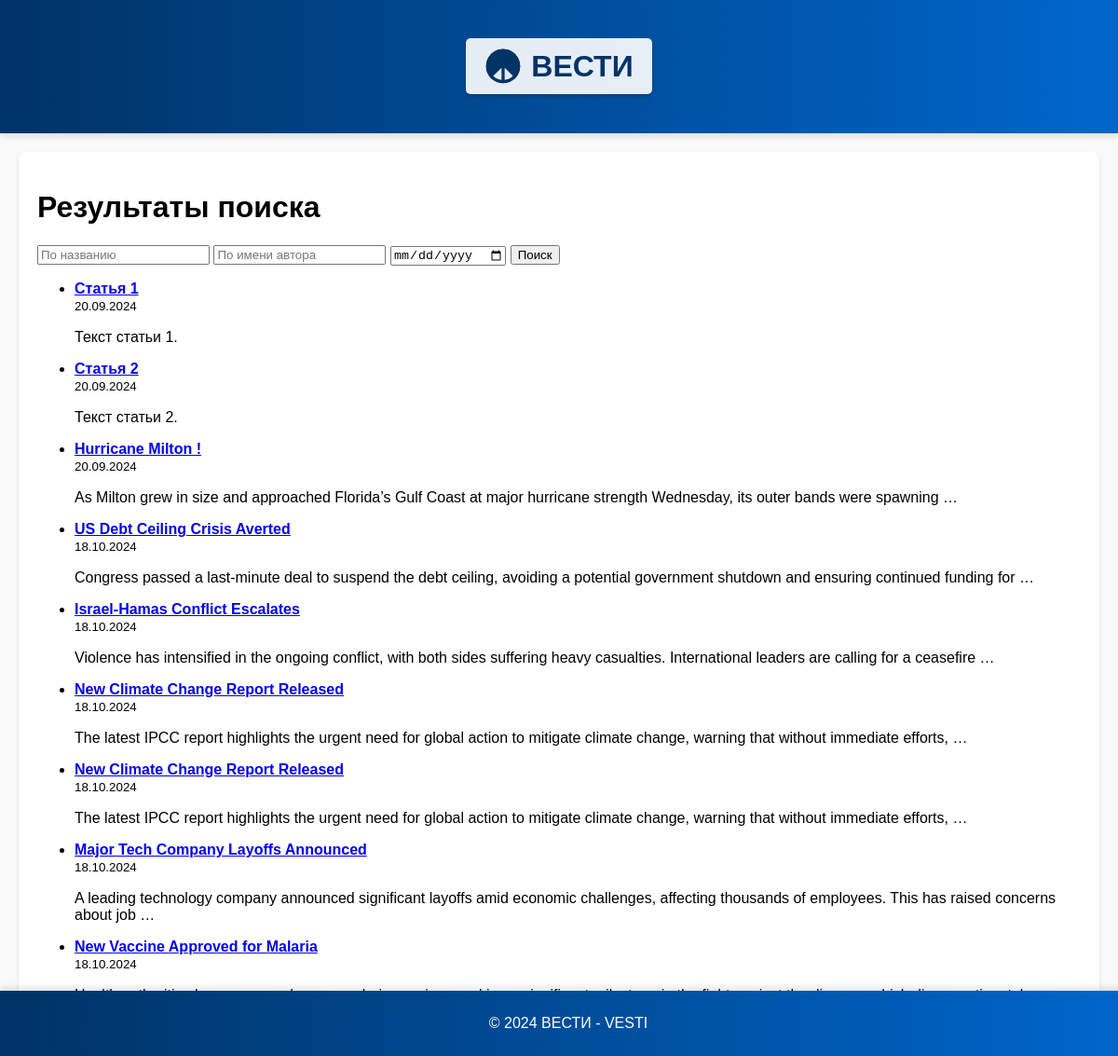
The app's page /news/search/ with its own data.
### simpleapp/models.py (models this page shows, shortened)
class Post(models.Model):
    ARTICLE = 'AR'
    NEWS = 'NW'
    POST_TYPES = [
        (ARTICLE, 'Статья'),
        (NEWS, 'Новость'),
    ]
    author = models.ForeignKey(Author, on_delete=models.CASCADE)
    type = models.CharField(max_length=2, choices=POST_TYPES, default=ARTICLE)
    created_at = models.DateTimeField(auto_now_add=True)
    categories = models.ManyToManyField(Category, through='PostCategory')
    title = models.CharField(max_length=255)
    content = models.TextField()
    rating = models.IntegerField(default=0)

### simpleapp/views.py (the view)
# urls.py: path('news/search/', SearchView.as_view(), name='news_search'),
class SearchView(ListView):
    model = Post
    template_name = 'news_search.html'
    context_object_name = 'posts'
    def get_queryset(self):
        queryset = super().get_queryset()
        title = self.request.GET.get('title')
        author_name = self.request.GET.get('author')
        after_date = self.request.GET.get('date_after')
        if title:
            queryset = queryset.filter(title__icontains=title)
        if author_name:
            queryset = queryset.filter(author__user__username__icontains=author_name)
        if after_date:
            queryset = queryset.filter(created_at__date__gt=after_date)
        return queryset

### simpleapp/templatetags/custom_filters.py (called while the page is built)
@register.filter(name='censor')
def censor(value):
    if not isinstance(value, str):
        raise ValueError("Filter 'censor' can only be applied to strings.")
    bad_words = ['редиска']  # Добавьте сюда слова, которые нужно цензурировать
    for word in bad_words:
        value = re.sub(rf'\b{re.escape(word)}\b', '*' * len(word), value, flags=re.IGNORECASE)
    return value

### simpleapp/templates/news_search.html (shortened to what this page needs)
{% extends 'default.html' %}
{% load custom_filters %}
{% block content %}
    <h1>Результаты поиска</h1>
    <form method="get" action="{% url 'news_search' %}">
        <input type="text" name="title" placeholder="По названию" />
        <input type="text" name="author" placeholder="По имени автора" />
        <input type="date" name="date_after" placeholder="После даты" />
        <button type="submit">Поиск</button>
    </form>
    <ul>
        {% for post in posts %}
            <li>
                <a href="{% url 'news_detail' pk=post.pk %}">
                    <strong>{{ post.title|censor }}</strong>
                </a>
                <br>
                <small>{{ post.created_at|date:"d.m.Y" }}</small>
                <p>{{ post.content|censor|truncatewords:20 }}</p>
            </li>
        {% empty %}
            <li>Ничего не найдено.</li>
        {% endfor %}
    </ul>
{% endblock %}

### simpleapp/templates/default.html (shortened to what this page needs)
<!DOCTYPE html>
<html lang="ru">
<head>
</head>
<body>
    <header>
        <h1>
            <div class="logo">
                ВЕСТИ
            </div>
        </h1>
    </header>
    <main>
        {% block content %}
        {% endblock %}
    </main>
    <footer>
        <p>&copy; 2024 ВЕСТИ - VESTI</p>
    </footer>
</body>
</html>

### simpleapp/templates/default.html (style rules this page uses)
body { font-family: Arial, sans-serif; background-color: #f9f9f9; margin: 0; padding: 0; }
header { background: linear-gradient(90deg, #003366, #0066cc); color: #ffffff; padding: 20px; text-align: center; box-shadow: 0 4px 6px rgba(0, 0, 0, 0.1); position: relative; z-index: 10; }
.logo { display: inline-flex; align-items: center; background-color: rgba(255, 255, 255, 0.9); padding: 10px 20px; border-radius: 5px; box-shadow: 0 2px 4px rgba(0, 0, 0, 0.2); font-size: 32px; color: #003366; font-weight: bold; }
.logo svg { margin-right: 10px; width: 40px; height: 40px; fill: #003366; }
main { margin: 20px; padding: 20px; background-color: #fff; box-shadow: 0 2px 4px rgba(0, 0, 0, 0.1); border-radius: 8px; }
footer { text-align: center; padding: 10px; background: linear-gradient(90deg, #003366, #0066cc); color: #ffffff; box-shadow: 0 -4px 6px rgba(0, 0, 0, 0.1); position: fixed; width: 100%; bottom: 0; }

### records on screen
Post: title|censor "Статья 1", created_at "20.09.2024", content|censor "Текст статьи 1."
Post: title|censor "Статья 2", created_at "20.09.2024", content|censor "Текст статьи 2."
Post: title|censor "Hurricane Milton !", created_at "20.09.2024", content|censor "As Milton grew in size and approached Florida’s Gulf Coast at major hurricane strength Wednesday, its outer bands were spawning …"
Post: title|censor "US Debt Ceiling Crisis Averted", created_at "18.10.2024", content|censor "Congress passed a last-minute deal to suspend the debt ceiling, avoiding a potential government shutdown and ensuring continued funding for …"
Post: title|censor "Israel-Hamas Conflict Escalates", created_at "18.10.2024", content|censor "Violence has intensified in the ongoing conflict, with both sides suffering heavy casualties. International leaders are calling for a ceasefire …"
Post: title|censor "New Climate Change Report Released", created_at "18.10.2024", content|censor "The latest IPCC report highlights the urgent need for global action to mitigate climate change, warning that without immediate efforts, …"
Post: title|censor "New Climate Change Report Released", created_at "18.10.2024", content|censor "The latest IPCC report highlights the urgent need for global action to mitigate climate change, warning that without immediate efforts, …"
Post: title|censor "Major Tech Company Layoffs Announced", created_at "18.10.2024", content|censor "A leading technology company announced significant layoffs amid economic challenges, affecting thousands of employees. This has raised concerns about job …"
Post: title|censor "New Vaccine Approved for Malaria", created_at "18.10.2024", content|censor "Health authorities have approved a new malaria vaccine, marking a significant milestone in the fight against the disease, which disproportionately …"
